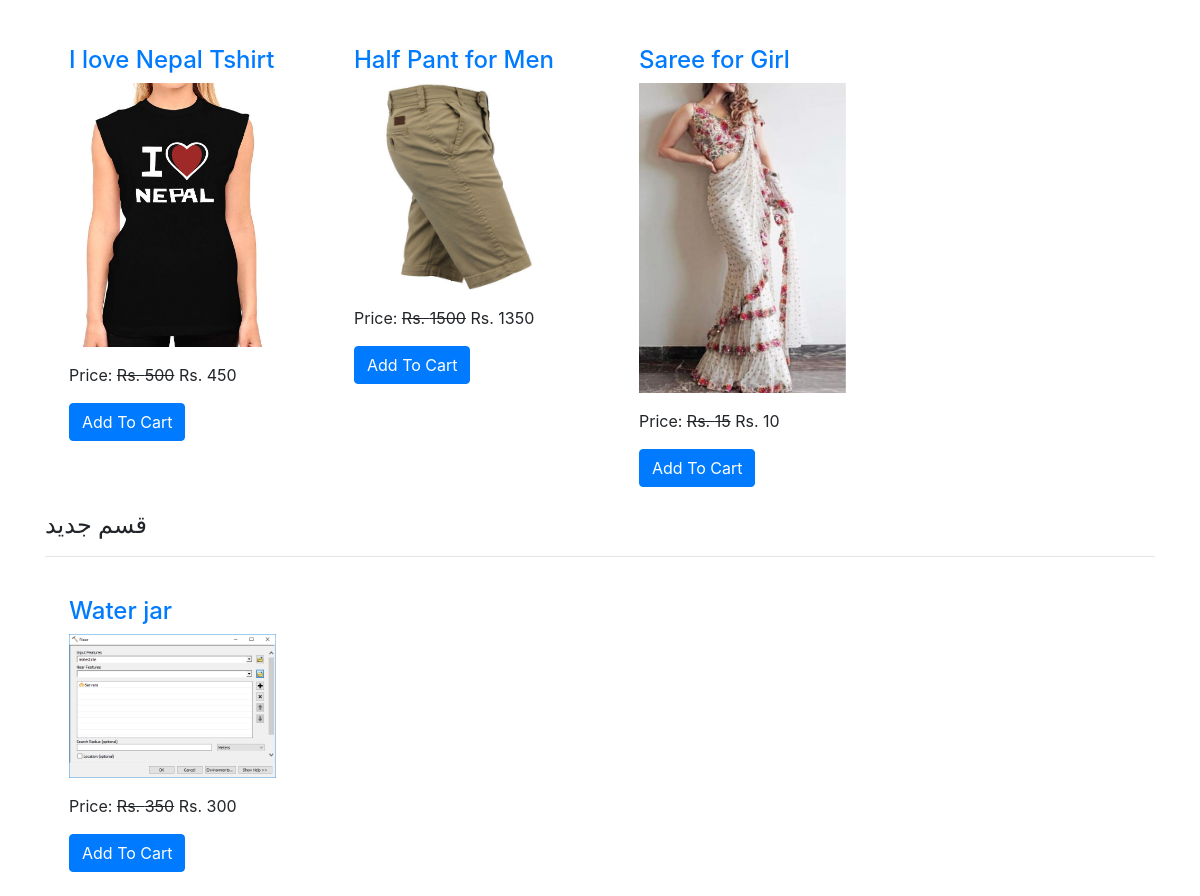
Page /all-products/ (lower part) on the earlier database version.
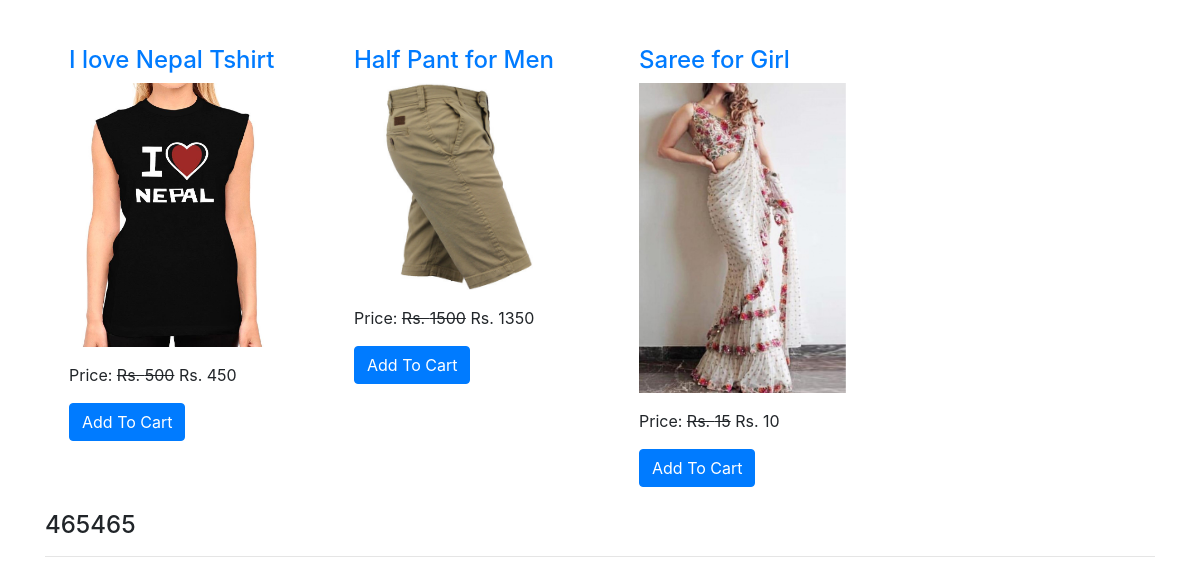
Same page on the later database version.
### ecomapp/models.py (models this page shows, shortened)
class Product(models.Model):
    title = models.CharField(max_length=200)
    slug = models.SlugField(unique=True)
    category = models.ForeignKey(Category, on_delete=models.CASCADE)
    image = models.ImageField(upload_to="products")
    marked_price = models.PositiveIntegerField()
    selling_price = models.PositiveIntegerField()
    description = models.TextField()
    warranty = models.CharField(max_length=300, null=True, blank=True)
    return_policy = models.CharField(max_length=300, null=True, blank=True)
    view_count = models.PositiveIntegerField(default=0)

class Category(models.Model):
    title = models.CharField(max_length=200)
    slug = models.SlugField(unique=True)
    def get_url(self):
        return reverse('ecomapp:CategoryView', kwargs={'slug': self.slug})

### ecomapp/views.py (the view)
# urls.py: path("all-products/", AllProductsView.as_view(), name="allproducts"),
class AllProductsView(EcomMixin, TemplateView):
    template_name = "allproducts.html"
    def get_context_data(self, **kwargs):
        context = super().get_context_data(**kwargs)
        context['allcategories'] = Category.objects.all()
        return context

### ecomapp/templatetags/tag.py (called while the page is built)
@register.simple_tag
def Catego():
    a=Category.objects.all()
    return a

### ecomapp/views.py (called while the page is built)
    def dispatch(self, request, *args, **kwargs):
        cart_id = request.session.get("cart_id")
        if cart_id:
            cart_obj = Cart.objects.get(id=cart_id)
            if request.user.is_authenticated and request.user.customer:
                cart_obj.customer = request.user.customer
                cart_obj.save()
        return super().dispatch(request, *args, **kwargs)

### templates/allproducts.html (shortened to what this page needs)
{% extends 'base.html' %}
{% block content %}
<div class="container">
    {% for cat in allcategories %}
    <h4>{{cat.title}}</h4><hr>
    <div class="row">
        {% for p in cat.product_set.all %}
        <div class="col-md-3">
            <div class="m-4">
                <h4><a href="{% url 'ecomapp:productdetail' p.slug %}">{{p.title}}</a></h4>
                <img src="{{p.image.url}}" alt="" class="img-fluid" style="height: 2500; object-fit: cover;">
                <p class="mt-3">Price: <strike>Rs. {{p.marked_price}}</strike> Rs. {{p.selling_price}}</p>
                <a href="{% url 'ecomapp:addtocart' p.id %}" class="btn btn-primary">Add To Cart</a>
            </div>
        </div>
        {% endfor %}
    </div>
    {% endfor %}
</div>
{% endblock %}

Differences in the rows shown:
removed Category: title "قسم جديد"
removed Product: title "Water jar", image (picture), marked_price "350", selling_price "300", shown under "قسم جديد"
added Category: title "465465"
